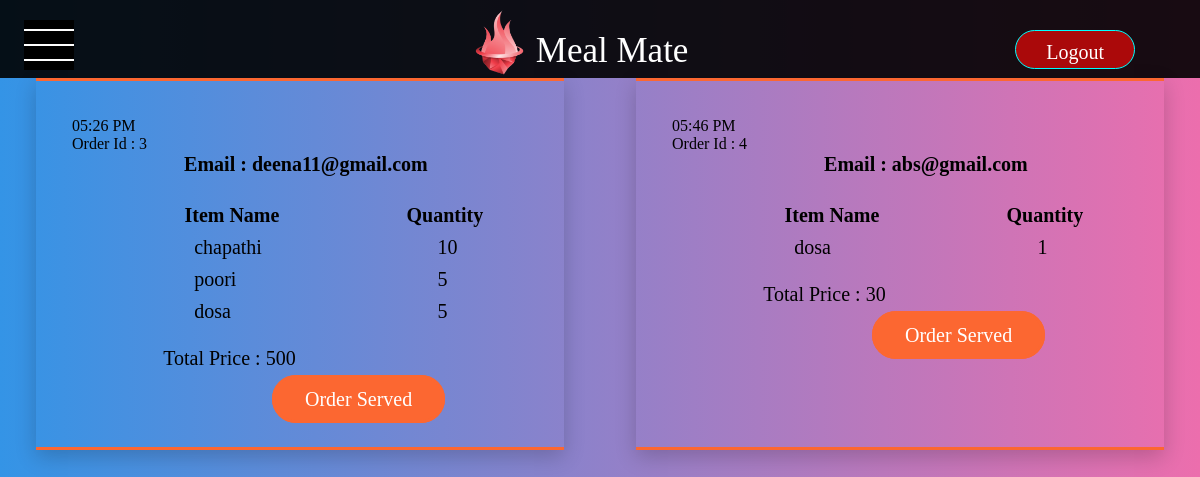
Screenshot of /viewOrders (signed in) with the database file from the repository.
### app.py (models this page shows, shortened)
class orders(db.Model):
    __tablename__ = "orders"
    id = db.Column(db.Integer,primary_key = True)
    email = db.Column(db.Text)
    order = db.Column(db.Text)
    total_price = db.Column(db.Integer)
    time = db.Column(db.Text)

### app.py (the view)
@app.route('/viewOrders')
@login_required
def viewOrders():
    if current_user.is_authenticated and current_user.role == 'employee':
        list_of_orders = []
        all_orders = orders.query.all()
        for order_ in all_orders:
            id = order_.id
            email = order_.email
            items = json.loads(order_.order)
            price = order_.total_price
            time = order_.time
            list_of_orders.append([id,email,items,price,time])
        return render_template('viewOrders.html',list_of_orders = list_of_orders)
    else:
        return 'Entry Restricted! Only Employees Allowed'

### app.py (called while the page is built)
@login_manager.user_loader
def load_user(id):
    return signup.query.get(id)

### templates/viewOrders.html (shortened to what this page needs)
{% extends 'base.html' %}  {% block content %} {% for order in list_of_orders %}
<body class="viewOrdersBody">
    <div class="viewOrders">
      <p>{{ order[4] }}</p>
      <p>Order Id : {{ order[0] }}</p>
      <p class="title">Email : {{ order[1] }}</p>
      <table class="table">
        <tr class="heading">
          <th class="one">Item Name</th>
          <th class="two">Quantity</th>
        </tr>
        {% for item in order[2] %}
        <tr class="order">
          <td class="one">{{ item[0] }}</td>
          <td class="two">{{ item[1] }}</td>
        </tr>
        {% endfor %}
      </table>
      <br />
      <p class="price">Total Price : <span>{{ order[3] }}</span></p>
      <br />
      <a href="/deleteOrder/{{order[0]}}" class="delete_order">Order Served</a>
    </div>
</body>
{% endfor %} {% endblock %}

### static/main.css (style rules this page uses)
* { margin: 0px; padding: 0px; }
.viewOrdersBody { background: linear-gradient(to right, #3494e6, #ec6ead); display: flex; flex-wrap: wrap; justify-content: space-around; }
.viewOrders { margin-top: 0%; margin-right: 0%; margin-bottom: 3%; margin-left: 0%; width: 38%; max-width: 600px; padding: 3% 3%; box-shadow: 0 7px 20px 0 rgba(0, 0, 0, 0.19); border-top: 3px solid rgb(252, 103, 49); border-bottom: 3px solid rgb(252, 103, 49); border-left: none; border-right: none; color: black !important; }
.title { color: black; font-weight: 600; margin-bottom: 1%; margin-right: 5%; padding: 0 17%; font-size: 20px; display: block; height: 20px; float: right; }
.table { display: block; margin-top: 10%; margin-left: 1%; width: 100%; font-size: 20px; }
.heading { width: 100%; height: 30px; }
.heading .one { width: 80%; padding-left: 5%; padding-right: 5%; }
.heading .two { width: 80%; padding-left: 5%; padding-right: 3%; }
.order { width: 100%; height: 30px; }
.order .one { width: 80%; padding-left: 30%; padding-right: 5%; }
.order .two { width: 80%; padding-left: 13%; padding-right: 5%; }
.price { font-size: 20px; margin-left: 20%; }
.price span { color: black; }
.delete_order { clear: both; border: 1px solid aqua; border-radius: 30px; padding: 10px; padding-left: 30px; padding-right: 30px; border: 3px solid rgb(252, 103, 49); color: white; background-color: rgb(252, 103, 49); font-weight: 500; margin-left: 200px; font-size: 20px; text-decoration: none; transition: 5ms all ease-in-out; }

### rows the page displays
orders: time "05:26 PM", id "3", email "deena11@gmail.com", item "chapathi" "poori" "dosa", item "10" "5" "5", total_price "500"
orders: time "05:46 PM", id "4", email "abs@gmail.com", item "dosa", item "1", total_price "30"
